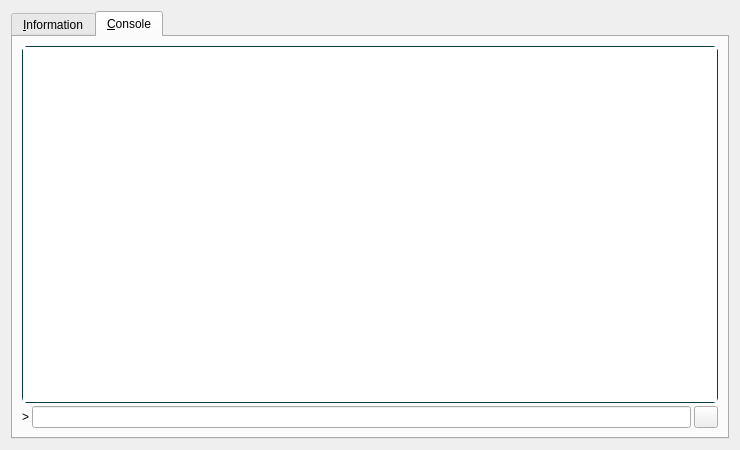
<?xml version="1.0" encoding="UTF-8"?>
<ui version="4.0">
 <class>RPCConsole</class>
 <widget class="QDialog" name="RPCConsole">
  <property name="geometry">
   <rect>
    <x>0</x>
    <y>0</y>
    <width>740</width>
    <height>450</height>
   </rect>
  </property>
  <property name="windowTitle">
   <string>Nanite - Debug window</string>
  </property>
  <layout class="QVBoxLayout" name="verticalLayout_2">
   <item>
    <widget class="QTabWidget" name="tabWidget">
     <property name="currentIndex">
      <number>1</number>
     </property>
     <widget class="QWidget" name="tab_info">
      <attribute name="title">
       <string>&amp;Information</string>
      </attribute>
      <layout class="QGridLayout" name="gridLayout" columnstretch="0,1">
       <property name="horizontalSpacing">
        <number>12</number>
       </property>
       <item row="0" column="0">
        <widget class="QLabel" name="label_9">
         <property name="font">
          <font>
           <weight>75</weight>
           <bold>true</bold>
          </font>
         </property>
         <property name="text">
          <string>Nanite Core</string>
         </property>
        </widget>
       </item>
       <item row="1" column="0">
        <widget class="QLabel" name="label_5">
         <property name="text">
          <string>Client name</string>
         </property>
        </widget>
       </item>
       <item row="1" column="1">
        <widget class="QLabel" name="clientName">
         <property name="cursor">
          <cursorShape>IBeamCursor</cursorShape>
         </property>
         <property name="text">
          <string>N/A</string>
         </property>
         <property name="textFormat">
          <enum>Qt::PlainText</enum>
         </property>
         <property name="textInteractionFlags">
          <set>Qt::LinksAccessibleByMouse|Qt::TextSelectableByKeyboard|Qt::TextSelectableByMouse</set>
         </property>
        </widget>
       </item>
       <item row="2" column="0">
        <widget class="QLabel" name="label_6">
         <property name="text">
          <string>Client version</string>
         </property>
        </widget>
       </item>
       <item row="2" column="1">
        <widget class="QLabel" name="clientVersion">
         <property name="cursor">
          <cursorShape>IBeamCursor</cursorShape>
         </property>
         <property name="text">
          <string>N/A</string>
         </property>
         <property name="textFormat">
          <enum>Qt::PlainText</enum>
         </property>
         <property name="textInteractionFlags">
          <set>Qt::LinksAccessibleByMouse|Qt::TextSelectableByKeyboard|Qt::TextSelectableByMouse</set>
         </property>
        </widget>
       </item>
       <item row="3" column="0">
        <widget class="QLabel" name="label_14">
         <property name="text">
          <string>Using OpenSSL version</string>
         </property>
         <property name="indent">
          <number>10</number>
         </property>
        </widget>
       </item>
       <item row="3" column="1">
        <widget class="QLabel" name="openSSLVersion">
         <property name="cursor">
          <cursorShape>IBeamCursor</cursorShape>
         </property>
         <property name="text">
          <string>N/A</string>
         </property>
         <property name="textFormat">
          <enum>Qt::PlainText</enum>
         </property>
         <property name="textInteractionFlags">
          <set>Qt::LinksAccessibleByMouse|Qt::TextSelectableByKeyboard|Qt::TextSelectableByMouse</set>
         </property>
        </widget>
       </item>
       <item row="4" column="0">
        <widget class="QLabel" name="label_12">
         <property name="text">
          <string>Build date</string>
         </property>
        </widget>
       </item>
       <item row="4" column="1">
        <widget class="QLabel" name="buildDate">
         <property name="cursor">
          <cursorShape>IBeamCursor</cursorShape>
         </property>
         <property name="text">
          <string>N/A</string>
         </property>
         <property name="textFormat">
          <enum>Qt::PlainText</enum>
         </property>
         <property name="textInteractionFlags">
          <set>Qt::LinksAccessibleByMouse|Qt::TextSelectableByKeyboard|Qt::TextSelectableByMouse</set>
         </property>
        </widget>
       </item>
       <item row="5" column="0">
        <widget class="QLabel" name="label_13">
         <property name="text">
          <string>Startup time</string>
         </property>
        </widget>
       </item>
       <item row="5" column="1">
        <widget class="QLabel" name="startupTime">
         <property name="cursor">
          <cursorShape>IBeamCursor</cursorShape>
         </property>
         <property name="text">
          <string>N/A</string>
         </property>
         <property name="textFormat">
          <enum>Qt::PlainText</enum>
         </property>
         <property name="textInteractionFlags">
          <set>Qt::LinksAccessibleByMouse|Qt::TextSelectableByKeyboard|Qt::TextSelectableByMouse</set>
         </property>
        </widget>
       </item>
       <item row="6" column="0">
        <widget class="QLabel" name="label_11">
         <property name="font">
          <font>
           <weight>75</weight>
           <bold>true</bold>
          </font>
         </property>
         <property name="text">
          <string>Network</string>
         </property>
        </widget>
       </item>
       <item row="7" column="0">
        <widget class="QLabel" name="label_7">
         <property name="text">
          <string>Number of connections</string>
         </property>
        </widget>
       </item>
       <item row="7" column="1">
        <widget class="QLabel" name="numberOfConnections">
         <property name="cursor">
          <cursorShape>IBeamCursor</cursorShape>
         </property>
         <property name="text">
          <string>N/A</string>
         </property>
         <property name="textFormat">
          <enum>Qt::PlainText</enum>
         </property>
         <property name="textInteractionFlags">
          <set>Qt::LinksAccessibleByMouse|Qt::TextSelectableByKeyboard|Qt::TextSelectableByMouse</set>
         </property>
        </widget>
       </item>
       <item row="8" column="0">
        <widget class="QLabel" name="label_8">
         <property name="text">
          <string>On testnet</string>
         </property>
        </widget>
       </item>
       <item row="8" column="1">
        <widget class="QCheckBox" name="isTestNet">
         <property name="enabled">
          <bool>false</bool>
         </property>
         <property name="text">
          <string/>
         </property>
        </widget>
       </item>
       <item row="9" column="0">
        <widget class="QLabel" name="label_10">
         <property name="font">
          <font>
           <weight>75</weight>
           <bold>true</bold>
          </font>
         </property>
         <property name="text">
          <string>Block chain</string>
         </property>
        </widget>
       </item>
       <item row="10" column="0">
        <widget class="QLabel" name="label_3">
         <property name="text">
          <string>Current number of blocks</string>
         </property>
        </widget>
       </item>
       <item row="10" column="1">
        <widget class="QLabel" name="numberOfBlocks">
         <property name="cursor">
          <cursorShape>IBeamCursor</cursorShape>
         </property>
         <property name="text">
          <string>N/A</string>
         </property>
         <property name="textFormat">
          <enum>Qt::PlainText</enum>
         </property>
         <property name="textInteractionFlags">
          <set>Qt::LinksAccessibleByMouse|Qt::TextSelectableByKeyboard|Qt::TextSelectableByMouse</set>
         </property>
        </widget>
       </item>
       <item row="11" column="0">
        <widget class="QLabel" name="label_4">
         <property name="text">
          <string>Estimated total blocks</string>
         </property>
        </widget>
       </item>
       <item row="11" column="1">
        <widget class="QLabel" name="totalBlocks">
         <property name="cursor">
          <cursorShape>IBeamCursor</cursorShape>
         </property>
         <property name="text">
          <string>N/A</string>
         </property>
         <property name="textFormat">
          <enum>Qt::PlainText</enum>
         </property>
         <property name="textInteractionFlags">
          <set>Qt::LinksAccessibleByMouse|Qt::TextSelectableByKeyboard|Qt::TextSelectableByMouse</set>
         </property>
        </widget>
       </item>
       <item row="12" column="0">
        <widget class="QLabel" name="label_2">
         <property name="text">
          <string>Last block time</string>
         </property>
        </widget>
       </item>
       <item row="12" column="1">
        <widget class="QLabel" name="lastBlockTime">
         <property name="cursor">
          <cursorShape>IBeamCursor</cursorShape>
         </property>
         <property name="text">
          <string>N/A</string>
         </property>
         <property name="textFormat">
          <enum>Qt::PlainText</enum>
         </property>
         <property name="textInteractionFlags">
          <set>Qt::LinksAccessibleByMouse|Qt::TextSelectableByKeyboard|Qt::TextSelectableByMouse</set>
         </property>
        </widget>
       </item>
       <item row="13" column="0">
        <spacer name="verticalSpacer_2">
         <property name="orientation">
          <enum>Qt::Vertical</enum>
         </property>
         <property name="sizeHint" stdset="0">
          <size>
           <width>20</width>
           <height>20</height>
          </size>
         </property>
        </spacer>
       </item>
       <item row="14" column="0">
        <widget class="QLabel" name="labelDebugLogfile">
         <property name="font">
          <font>
           <weight>75</weight>
           <bold>true</bold>
          </font>
         </property>
         <property name="text">
          <string>Debug log file</string>
         </property>
        </widget>
       </item>
       <item row="15" column="0">
        <widget class="QPushButton" name="openDebugLogfileButton">
         <property name="toolTip">
          <string>Open the Nanite debug log file from the current data directory. This can take a few seconds for large log files.</string>
         </property>
         <property name="styleSheet">
          <string notr="true">border-top-left-radius: 5px;
border-top-right-radius: 5px;
border-bottom-left-radius: 5px;
border-bottom-right-radius: 5px;
border: 1px solid #0b3b47;
min-height: 25px;
max-height: 25px;</string>
         </property>
         <property name="text">
          <string>&amp;Open</string>
         </property>
         <property name="autoDefault">
          <bool>false</bool>
         </property>
        </widget>
       </item>
       <item row="16" column="0">
        <widget class="QLabel" name="labelCLOptions">
         <property name="font">
          <font>
           <weight>75</weight>
           <bold>true</bold>
          </font>
         </property>
         <property name="text">
          <string>Command-line options</string>
         </property>
        </widget>
       </item>
       <item row="17" column="0">
        <widget class="QPushButton" name="showCLOptionsButton">
         <property name="toolTip">
          <string>Show the Nanite-Qt help message to get a list with possible Nanite command-line options.</string>
         </property>
         <property name="text">
          <string>&amp;Show</string>
         </property>
         <property name="autoDefault">
          <bool>false</bool>
         </property>
        </widget>
       </item>
       <item row="18" column="0">
        <spacer name="verticalSpacer">
         <property name="orientation">
          <enum>Qt::Vertical</enum>
         </property>
         <property name="sizeHint" stdset="0">
          <size>
           <width>20</width>
           <height>40</height>
          </size>
         </property>
        </spacer>
       </item>
      </layout>
     </widget>
     <widget class="QWidget" name="tab_console">
      <attribute name="title">
       <string>&amp;Console</string>
      </attribute>
      <layout class="QVBoxLayout" name="verticalLayout_3">
       <property name="spacing">
        <number>3</number>
       </property>
       <item>
        <widget class="QTextEdit" name="messagesWidget">
         <property name="minimumSize">
          <size>
           <width>0</width>
           <height>100</height>
          </size>
         </property>
         <property name="styleSheet">
          <string notr="true">
border-top-left-radius: 5px;
border-top-right-radius: 5px;
border-bottom-left-radius: 5px;
border-bottom-right-radius: 5px;
border: 1px solid #0b3b47;</string>
         </property>
         <property name="readOnly">
          <bool>true</bool>
         </property>
         <property name="tabKeyNavigation" stdset="0">
          <bool>false</bool>
         </property>
         <property name="columnCount" stdset="0">
          <number>2</number>
         </property>
        </widget>
       </item>
       <item>
        <layout class="QHBoxLayout" name="horizontalLayout">
         <property name="spacing">
          <number>3</number>
         </property>
         <item>
          <widget class="QLabel" name="label">
           <property name="text">
            <string notr="true">&gt;</string>
           </property>
          </widget>
         </item>
         <item>
          <widget class="QLineEdit" name="lineEdit"/>
         </item>
         <item>
          <widget class="QPushButton" name="clearButton">
           <property name="maximumSize">
            <size>
             <width>24</width>
             <height>24</height>
            </size>
           </property>
           <property name="toolTip">
            <string>Clear console</string>
           </property>
           <property name="text">
            <string/>
           </property>
           <property name="icon">
            <iconset resource="../bitcoin.qrc">
             <normaloff>:/icons/remove</normaloff>:/icons/remove</iconset>
           </property>
           <property name="shortcut">
            <string notr="true">Ctrl+L</string>
           </property>
           <property name="autoDefault">
            <bool>false</bool>
           </property>
          </widget>
         </item>
        </layout>
       </item>
      </layout>
     </widget>
    </widget>
   </item>
  </layout>
 </widget>
 <resources>
  <include location="../bitcoin.qrc"/>
 </resources>
 <connections/>
</ui>
